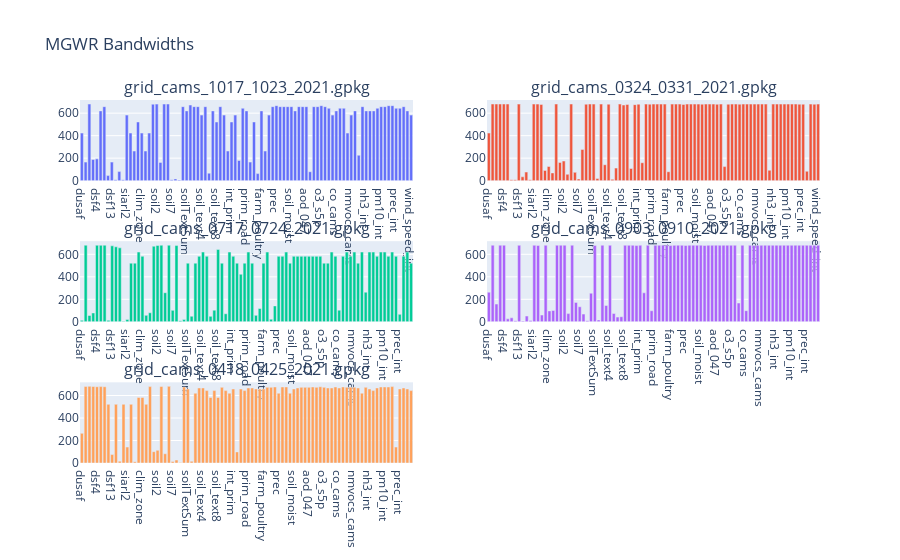
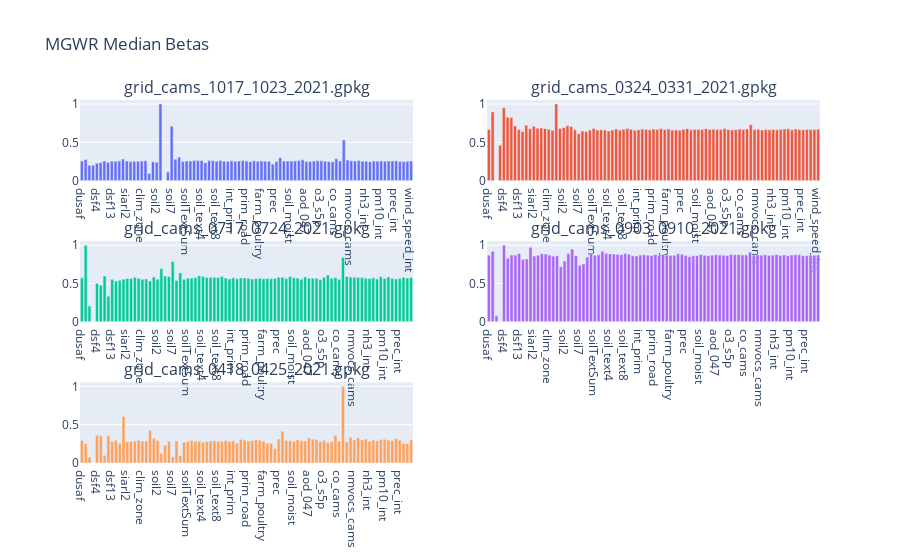
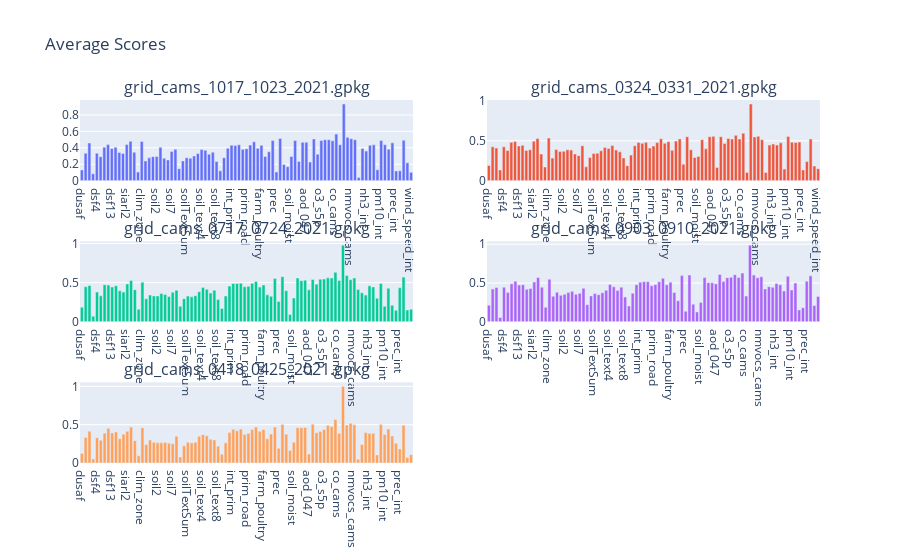

The cell these charts' notebook holds for them, in order:
### Markdown cell above
### MGWR bandwidth and Betas computation

### Code cell
from scipy.linalg import LinAlgWarning

warnings.filterwarnings(action='ignore', category=LinAlgWarning, module='mgwr')

bandwidths = []

for index in range(0,len(dataframes_results)):
    X = grid_data[index].loc[:, grid_data[index].columns != target_variable.value]
    coords = list(zip(X['lat_cen'], X['lng_cen']))
    X.pop('lat_cen')
    X.pop('lng_cen')
    Y = grid_data[index][target_variable.value]

    res = m.mgwr_beta(grid_data[index], target_variable.value, 1, geopackages[index])
    list(dataframes_results.values())[index]['MGWR Median Betas'] = m.NormalizeData(res['Betas Median'])
    bandwidths.append(res['Bandwidthds'])
    
    x = list(dataframes_results.values())[index].loc[:, list(dataframes_results.values())[index].columns != 'Features'].values #returns a numpy array
    min_max_scaler = preprocessing.MinMaxScaler()
    x_scaled = min_max_scaler.fit_transform(x)
    temp = pd.DataFrame(x_scaled)
    mean_results = temp.mean(axis=1)
    list(dataframes_results.values())[index]['Average Scores'] = mean_results

# MGWR Bandwidths bar plots
m.show_bars(list(dataframes_results.values())[0]['Features'], bandwidths, 'MGWR Bandwidths', geopackages)

res = []
for grid in geopackages:
        temp = (dataframes_results[grid])['MGWR Median Betas']
        temp = m.NormalizeData1D(temp)
        res.append(temp)

# MGWR Median(Betas) bar plots
m.show_bars(list(dataframes_results.values())[0]['Features'], res, 'MGWR Median Betas', geopackages)


res = []
for grid in geopackages:
        temp = (dataframes_results[grid])['Average Scores']
        res.append(temp)

# Average scores bar plots (including mgwr results)
m.show_bars(list(dataframes_results.values())[0]['Features'], res, 'Average Scores', geopackages)

### Figure 1 — Plotly figure (JSON) as saved in the notebook; plotly's stock layout.template omitted (floating-point values rounded to 4 significant figures)
{"data": [{"type": "bar", "x": ["dusaf", "dusafSum", "dsf2", "dsf3", "dsf4", "dsf5", "dsf11", "dsf12", "dsf13", "dsf14", "siarl", "siarlSum", "siarl2", "siarl9", "siarl12", "aq_zone", "clim_zone", "soil", "soilSum", "soil1", "soil2", "soil4", "soil5", "soil6", "soil7", "soil8", "soil9", "soil_text", "soilTextSum", "soil_text1", "soil_text2", "soil_text3", "soil_text4", "soil_text5", "soil_text6", "soil_text7", "soil_text8", "soil_text9", "soil_text10", "pop", "int_prim", "int_prim_sec", "int_sec", "highway", "prim_road", "sec_road", "farms", "farm_pigs", "farm_poultry", "farm_sheep", "ndvi", "temp_2m", "prec", "press", "n_wind", "e_wind", "soil_moist", "no2_s5p", "so2_s5p", "aod_055", "aod_047", "uvai", "co_s5p", "ch2o_s5p", "o3_s5p", "ch4_s5p", "nh3_cams", "no_cams", "co_cams", "dust_cams", "pm10_cams", "no2_cams", "nmvocs_cams", "so2_cams", "o3_cams", "co_int", "nh3_int", "no2_int", "nox_int", "o3_int", "pm10_int", "pm25_int", "so2_int", "air_hum_int", "prec_int", "rad_glob_int", "temp_int", "wind_dir_int", "wind_speed_int"], "xaxis": "x", "y": [423.0, 164.9, 681.0, 188.2, 193.7, 620.2, 657.8, 45.2, 164.9, 8.04, 80.76, 8.85, 582.5, 423.0, 263.5, 521.6, 423.0, 263.5, 423.0, 679.8, 680.3, 162.6, 681.0, 681.1, 8.54, 15.83, 6.86, 657.8, 620.2, 672.2, 657.8, 657.8, 582.5, 657.8, 66.37, 620.2, 521.6, 657.8, 582.5, 263.5, 521.6, 582.5, 179.3, 643.4, 620.2, 164.9, 521.6, 62.98, 620.2, 263.5, 582.5, 657.8, 666.7, 657.8, 657.8, 657.8, 657.8, 620.2, 657.8, 657.8, 657.8, 79.46, 657.8, 657.8, 666.7, 657.8, 643.4, 582.5, 620.2, 643.4, 643.4, 423.0, 582.5, 620.2, 225.9, 657.8, 620.2, 620.2, 620.2, 643.4, 657.8, 657.8, 666.7, 666.7, 643.4, 643.4, 657.8, 620.2, 582.5], "yaxis": "y"}, {"type": "bar", "x": ["dusaf", "dusafSum", "dsf2", "dsf3", "dsf4", "dsf5", "dsf11", "dsf12", "dsf13", "dsf14", "siarl", "siarlSum", "siarl2", "siarl9", "siarl12", "aq_zone", "clim_zone", "soil", "soilSum", "soil1", "soil2", "soil4", "soil5", "soil6", "soil7", "soil8", "soil9", "soil_text", "soilTextSum", "soil_text1", "soil_text2", "soil_text3", "soil_text4", "soil_text5", "soil_text6", "soil_text7", "soil_text8", "soil_text9", "soil_text10", "pop", "int_prim", "int_prim_sec", "int_sec", "highway", "prim_road", "sec_road", "farms", "farm_pigs", "farm_poultry", "farm_sheep", "ndvi", "temp_2m", "prec", "press", "n_wind", "e_wind", "soil_moist", "no2_s5p", "so2_s5p", "aod_055", "aod_047", "uvai", "co_s5p", "ch2o_s5p", "o3_s5p", "ch4_s5p", "nh3_cams", "no_cams", "co_cams", "dust_cams", "pm10_cams", "no2_cams", "nmvocs_cams", "so2_cams", "o3_cams", "co_int", "nh3_int", "no2_int", "nox_int", "o3_int", "pm10_int", "pm25_int", "so2_int", "air_hum_int", "prec_int", "rad_glob_int", "temp_int", "wind_dir_int", "wind_speed_int"], "xaxis": "x2", "y": [423.0, 681.1, 681.1, 681.1, 681.1, 681.1, 8.79, 9.11, 680.3, 34.29, 76.56, 7.45, 680.9, 680.3, 677.7, 91.44, 126, 68.97, 681.1, 161.9, 174.5, 56.5, 681.1, 74.08, 14.82, 277.9, 679.8, 680.9, 680.3, 18.9, 680.6, 141.7, 679.8, 11.73, 111.8, 680.8, 672.2, 677.7, 108.2, 675.6, 679.8, 159.5, 680.3, 679.8, 680.6, 680.3, 680.3, 680.3, 79.46, 680.3, 680.3, 680.3, 677.7, 680.6, 680.3, 680.8, 680.3, 679.8, 680.6, 680.6, 680.6, 679, 680.6, 125.2, 679.8, 680.3, 680.8, 679.8, 680.6, 680.3, 680.6, 680.3, 680.3, 680.6, 680.6, 92.24, 680.6, 680.6, 680.6, 680.6, 680.6, 680.3, 680.8, 679.8, 679.8, 83.16, 680.3, 679.8, 680.6], "yaxis": "y2"}, {"type": "bar", "x": ["dusaf", "dusafSum", "dsf2", "dsf3", "dsf4", "dsf5", "dsf11", "dsf12", "dsf13", "dsf14", "siarl", "siarlSum", "siarl2", "siarl9", "siarl12", "aq_zone", "clim_zone", "soil", "soilSum", "soil1", "soil2", "soil4", "soil5", "soil6", "soil7", "soil8", "soil9", "soil_text", "soilTextSum", "soil_text1", "soil_text2", "soil_text3", "soil_text4", "soil_text5", "soil_text6", "soil_text7", "soil_text8", "soil_text9", "soil_text10", "pop", "int_prim", "int_prim_sec", "int_sec", "highway", "prim_road", "sec_road", "farms", "farm_pigs", "farm_poultry", "farm_sheep", "ndvi", "temp_2m", "prec", "press", "n_wind", "e_wind", "soil_moist", "no2_s5p", "so2_s5p", "aod_055", "aod_047", "uvai", "co_s5p", "ch2o_s5p", "o3_s5p", "ch4_s5p", "nh3_cams", "no_cams", "co_cams", "dust_cams", "pm10_cams", "no2_cams", "nmvocs_cams", "so2_cams", "o3_cams", "co_int", "nh3_int", "no2_int", "nox_int", "o3_int", "pm10_int", "pm25_int", "so2_int", "air_hum_int", "prec_int", "rad_glob_int", "temp_int", "wind_dir_int", "wind_speed_int"], "xaxis": "x3", "y": [13.04, 681.0, 56.38, 78.96, 680.6, 680.3, 681.0, 13.12, 675.6, 666.7, 657.8, 5.97, 20.33, 521.6, 521.6, 620.2, 582.5, 57.49, 80.45, 672.2, 679, 681.0, 258.8, 681.1, 101.9, 677.7, 9.91, 19.83, 521.6, 49.89, 521.6, 582.5, 620.2, 582.5, 48.6, 104.0, 643.4, 521.6, 71.87, 620.2, 582.5, 521.6, 423.0, 521.6, 620.2, 521.6, 57.49, 118.4, 521.6, 620.2, 23.04, 141.7, 582.5, 582.5, 620.2, 521.6, 582.5, 582.5, 582.5, 582.5, 582.5, 582.5, 582.5, 582.5, 521.6, 521.6, 620.2, 582.5, 104.0, 582.5, 620.2, 582.5, 620.2, 521.6, 620.2, 263.5, 620.2, 620.2, 582.5, 620.2, 620.2, 582.5, 620.2, 582.5, 66.37, 582.5, 620.2, 521.6], "yaxis": "y3"}, {"type": "bar", "x": ["dusaf", "dusafSum", "dsf2", "dsf3", "dsf4", "dsf5", "dsf11", "dsf12", "dsf13", "dsf14", "siarl", "siarlSum", "siarl2", "siarl9", "siarl12", "aq_zone", "clim_zone", "soil", "soilSum", "soil1", "soil2", "soil4", "soil5", "soil6", "soil7", "soil8", "soil9", "soil_text", "soilTextSum", "soil_text1", "soil_text2", "soil_text3", "soil_text4", "soil_text5", "soil_text6", "soil_text7", "soil_text8", "soil_text9", "soil_text10", "pop", "int_prim", "int_prim_sec", "int_sec", "highway", "prim_road", "sec_road", "farms", "farm_pigs", "farm_poultry", "farm_sheep", "ndvi", "temp_2m", "prec", "press", "n_wind", "e_wind", "soil_moist", "no2_s5p", "so2_s5p", "aod_055", "aod_047", "uvai", "co_s5p", "ch2o_s5p", "o3_s5p", "ch4_s5p", "nh3_cams", "no_cams", "co_cams", "dust_cams", "pm10_cams", "no2_cams", "nmvocs_cams", "so2_cams", "o3_cams", "co_int", "nh3_int", "no2_int", "nox_int", "o3_int", "pm10_int", "pm25_int", "so2_int", "air_hum_int", "prec_int", "rad_glob_int", "temp_int", "wind_dir_int", "wind_speed_int"], "xaxis": "x4", "y": [263.5, 681.1, 158.0, 681.1, 681.1, 26.58, 35.7, 9.45, 680.3, 6.94, 51.38, 12.59, 680.6, 679, 60.46, 680.8, 97.24, 100.9, 680.9, 681.1, 681.1, 73.05, 681.1, 172.7, 134.0, 68.92, 9.46, 254.6, 679, 17.06, 681.0, 145.1, 680.8, 73.97, 42.3, 45.09, 680.6, 680.3, 680.8, 677.7, 680.6, 258.0, 680.3, 98.53, 680.6, 680.6, 680.3, 680.8, 677.7, 679.8, 680.9, 680.8, 679, 680.8, 681.0, 680.8, 681.0, 679, 680.3, 680.3, 680.9, 680.8, 680.6, 680.9, 680.8, 680.6, 167.1, 680.6, 99.34, 680.3, 679, 679.8, 680.3, 680.6, 680.8, 680.6, 681.0, 680.8, 680.6, 680.8, 680.3, 680.9, 680.9, 680.6, 680.8, 680.8, 680.8, 680.6], "yaxis": "y4"}, {"type": "bar", "x": ["dusaf", "dusafSum", "dsf2", "dsf3", "dsf4", "dsf5", "dsf11", "dsf12", "dsf13", "dsf14", "siarl", "siarlSum", "siarl2", "siarl9", "siarl12", "aq_zone", "clim_zone", "soil", "soilSum", "soil1", "soil2", "soil4", "soil5", "soil6", "soil7", "soil8", "soil9", "soil_text", "soilTextSum", "soil_text1", "soil_text2", "soil_text3", "soil_text4", "soil_text5", "soil_text6", "soil_text7", "soil_text8", "soil_text9", "soil_text10", "pop", "int_prim", "int_prim_sec", "int_sec", "highway", "prim_road", "sec_road", "farms", "farm_pigs", "farm_poultry", "farm_sheep", "ndvi", "temp_2m", "prec", "press", "n_wind", "e_wind", "soil_moist", "no2_s5p", "so2_s5p", "aod_055", "aod_047", "uvai", "co_s5p", "ch2o_s5p", "o3_s5p", "ch4_s5p", "nh3_cams", "no_cams", "co_cams", "dust_cams", "pm10_cams", "no2_cams", "nmvocs_cams", "so2_cams", "o3_cams", "co_int", "nh3_int", "no2_int", "nox_int", "o3_int", "pm10_int", "pm25_int", "so2_int", "air_hum_int", "prec_int", "rad_glob_int", "temp_int", "wind_dir_int", "wind_speed_int"], "xaxis": "x5", "y": [263.5, 681.0, 681.0, 679.8, 677.7, 679, 677.7, 521.6, 75.26, 521.6, 16.44, 521.6, 141.7, 521.6, 11.13, 582.5, 582.5, 521.6, 679, 100.6, 112.9, 680.3, 82.17, 681.1, 13.78, 26.43, 5.45, 675.6, 657.8, 15.21, 620.2, 666.7, 666.7, 643.4, 582.5, 643.4, 582.5, 672.2, 643.4, 620.2, 657.8, 98.53, 657.8, 643.4, 666.7, 666.7, 657.8, 657.8, 657.8, 672.2, 672.2, 675.6, 620.2, 675.6, 675.6, 620.2, 657.8, 666.7, 672.2, 672.2, 672.2, 675.6, 672.2, 677.7, 672.2, 666.7, 666.7, 675.6, 666.7, 675.6, 672.2, 672.2, 672.2, 666.7, 620.2, 672.2, 657.8, 643.4, 666.7, 675.6, 675.6, 675.6, 679, 141.7, 657.8, 666.7, 657.8, 643.4], "yaxis": "y5"}], "layout": {"annotations": [{"font": {"size": 16}, "showarrow": false, "text": "grid_cams_1017_1023_2021.gpkg", "x": 0.225, "xanchor": "center", "xref": "paper", "y": 1, "yanchor": "bottom", "yref": "paper"}, {"font": {"size": 16}, "showarrow": false, "text": "grid_cams_0324_0331_2021.gpkg", "x": 0.775, "xanchor": "center", "xref": "paper", "y": 1, "yanchor": "bottom", "yref": "paper"}, {"font": {"size": 16}, "showarrow": false, "text": "grid_cams_0717_0724_2021.gpkg", "x": 0.225, "xanchor": "center", "xref": "paper", "y": 0.6111, "yanchor": "bottom", "yref": "paper"}, {"font": {"size": 16}, "showarrow": false, "text": "grid_cams_0903_0910_2021.gpkg", "x": 0.775, "xanchor": "center", "xref": "paper", "y": 0.6111, "yanchor": "bottom", "yref": "paper"}, {"font": {"size": 16}, "showarrow": false, "text": "grid_cams_0418_0425_2021.gpkg", "x": 0.225, "xanchor": "center", "xref": "paper", "y": 0.2222, "yanchor": "bottom", "yref": "paper"}], "autosize": true, "showlegend": false, "title": {"text": "MGWR Bandwidths"}, "xaxis": {"anchor": "y", "autorange": true, "domain": [0, 0.45], "range": [-0.5, 88.5], "type": "category"}, "xaxis2": {"anchor": "y2", "autorange": true, "domain": [0.55, 1], "range": [-0.5, 88.5], "type": "category"}, "xaxis3": {"anchor": "y3", "autorange": true, "domain": [0, 0.45], "range": [-0.5, 87.5], "type": "category"}, "xaxis4": {"anchor": "y4", "autorange": true, "domain": [0.55, 1], "range": [-0.5, 87.5], "type": "category"}, "xaxis5": {"anchor": "y5", "autorange": true, "domain": [0, 0.45], "range": [-0.5, 87.5], "type": "category"}, "xaxis6": {"anchor": "y6", "domain": [0.55, 1]}, "yaxis": {"anchor": "x", "autorange": true, "domain": [0.7778, 1], "range": [0, 716.9], "type": "linear"}, "yaxis2": {"anchor": "x2", "autorange": true, "domain": [0.7778, 1], "range": [0, 716.9], "type": "linear"}, "yaxis3": {"anchor": "x3", "autorange": true, "domain": [0.3889, 0.6111], "range": [0, 716.9], "type": "linear"}, "yaxis4": {"anchor": "x4", "autorange": true, "domain": [0.3889, 0.6111], "range": [0, 716.9], "type": "linear"}, "yaxis5": {"anchor": "x5", "autorange": true, "domain": [0, 0.2222], "range": [0, 716.9], "type": "linear"}, "yaxis6": {"anchor": "x6", "domain": [0, 0.2222]}}}

### Figure 2 — Plotly figure (JSON) as saved in the notebook; plotly's stock layout.template omitted (floating-point values rounded to 4 significant figures)
{"data": [{"type": "bar", "x": ["dusaf", "dusafSum", "dsf2", "dsf3", "dsf4", "dsf5", "dsf11", "dsf12", "dsf13", "dsf14", "siarl", "siarlSum", "siarl2", "siarl9", "siarl12", "aq_zone", "clim_zone", "soil", "soilSum", "soil1", "soil2", "soil4", "soil5", "soil6", "soil7", "soil8", "soil9", "soil_text", "soilTextSum", "soil_text1", "soil_text2", "soil_text3", "soil_text4", "soil_text5", "soil_text6", "soil_text7", "soil_text8", "soil_text9", "soil_text10", "pop", "int_prim", "int_prim_sec", "int_sec", "highway", "prim_road", "sec_road", "farms", "farm_pigs", "farm_poultry", "farm_sheep", "ndvi", "temp_2m", "prec", "press", "n_wind", "e_wind", "soil_moist", "no2_s5p", "so2_s5p", "aod_055", "aod_047", "uvai", "co_s5p", "ch2o_s5p", "o3_s5p", "ch4_s5p", "nh3_cams", "no_cams", "co_cams", "dust_cams", "pm10_cams", "no2_cams", "nmvocs_cams", "so2_cams", "o3_cams", "co_int", "nh3_int", "no2_int", "nox_int", "o3_int", "pm10_int", "pm25_int", "so2_int", "air_hum_int", "prec_int", "rad_glob_int", "temp_int", "wind_dir_int", "wind_speed_int"], "xaxis": "x", "y": [0.2554, 0.2757, 0.201, 0.2017, 0.2282, 0.2359, 0.2582, 0.239, 0.2542, 0.2548, 0.257, 0.2817, 0.256, 0.2489, 0.2533, 0.2545, 0.256, 0.2588, 0.09436, 0.2474, 0.2387, 1, 0, 0.1132, 0.7095, 0.2806, 0.3077, 0.2507, 0.2567, 0.2577, 0.2637, 0.2617, 0.2646, 0.2348, 0.2621, 0.2618, 0.2544, 0.2627, 0.2545, 0.2507, 0.2601, 0.2538, 0.2578, 0.2617, 0.2559, 0.246, 0.2593, 0.2536, 0.2566, 0.2539, 0.2534, 0.2168, 0.2504, 0.2974, 0.2558, 0.2557, 0.2553, 0.2571, 0.2623, 0.2714, 0.2485, 0.2509, 0.2557, 0.2587, 0.2588, 0.2538, 0.2502, 0.2461, 0.2859, 0.2564, 0.5308, 0.2684, 0.2599, 0.2575, 0.2643, 0.2522, 0.254, 0.2455, 0.2573, 0.2544, 0.2573, 0.2543, 0.2569, 0.2573, 0.259, 0.2495, 0.2485, 0.252, 0.2565], "yaxis": "y"}, {"type": "bar", "x": ["dusaf", "dusafSum", "dsf2", "dsf3", "dsf4", "dsf5", "dsf11", "dsf12", "dsf13", "dsf14", "siarl", "siarlSum", "siarl2", "siarl9", "siarl12", "aq_zone", "clim_zone", "soil", "soilSum", "soil1", "soil2", "soil4", "soil5", "soil6", "soil7", "soil8", "soil9", "soil_text", "soilTextSum", "soil_text1", "soil_text2", "soil_text3", "soil_text4", "soil_text5", "soil_text6", "soil_text7", "soil_text8", "soil_text9", "soil_text10", "pop", "int_prim", "int_prim_sec", "int_sec", "highway", "prim_road", "sec_road", "farms", "farm_pigs", "farm_poultry", "farm_sheep", "ndvi", "temp_2m", "prec", "press", "n_wind", "e_wind", "soil_moist", "no2_s5p", "so2_s5p", "aod_055", "aod_047", "uvai", "co_s5p", "ch2o_s5p", "o3_s5p", "ch4_s5p", "nh3_cams", "no_cams", "co_cams", "dust_cams", "pm10_cams", "no2_cams", "nmvocs_cams", "so2_cams", "o3_cams", "co_int", "nh3_int", "no2_int", "nox_int", "o3_int", "pm10_int", "pm25_int", "so2_int", "air_hum_int", "prec_int", "rad_glob_int", "temp_int", "wind_dir_int", "wind_speed_int"], "xaxis": "x2", "y": [0.6682, 0.8976, 0, 0.4629, 0.9525, 0.827, 0.8254, 0.7143, 0.6674, 0.6404, 0.7229, 0.6779, 0.7117, 0.684, 0.6876, 0.6809, 0.672, 0.6546, 1, 0.6798, 0.693, 0.7169, 0.708, 0.664, 0.6135, 0.6472, 0.6432, 0.6605, 0.6806, 0.6623, 0.6643, 0.6607, 0.648, 0.6605, 0.6739, 0.6617, 0.6713, 0.6799, 0.67, 0.6564, 0.6648, 0.6746, 0.668, 0.6633, 0.6737, 0.6685, 0.6816, 0.6661, 0.6747, 0.6604, 0.6616, 0.6587, 0.6707, 0.6786, 0.6637, 0.6692, 0.668, 0.6679, 0.679, 0.6668, 0.672, 0.6682, 0.6669, 0.6797, 0.6668, 0.6604, 0.6658, 0.673, 0.6672, 0.6742, 0.7287, 0.6683, 0.6695, 0.6627, 0.6682, 0.6633, 0.6686, 0.6632, 0.6705, 0.6734, 0.6768, 0.6646, 0.674, 0.6663, 0.6639, 0.6672, 0.6672, 0.6668, 0.6716], "yaxis": "y2"}, {"type": "bar", "x": ["dusaf", "dusafSum", "dsf2", "dsf3", "dsf4", "dsf5", "dsf11", "dsf12", "dsf13", "dsf14", "siarl", "siarlSum", "siarl2", "siarl9", "siarl12", "aq_zone", "clim_zone", "soil", "soilSum", "soil1", "soil2", "soil4", "soil5", "soil6", "soil7", "soil8", "soil9", "soil_text", "soilTextSum", "soil_text1", "soil_text2", "soil_text3", "soil_text4", "soil_text5", "soil_text6", "soil_text7", "soil_text8", "soil_text9", "soil_text10", "pop", "int_prim", "int_prim_sec", "int_sec", "highway", "prim_road", "sec_road", "farms", "farm_pigs", "farm_poultry", "farm_sheep", "ndvi", "temp_2m", "prec", "press", "n_wind", "e_wind", "soil_moist", "no2_s5p", "so2_s5p", "aod_055", "aod_047", "uvai", "co_s5p", "ch2o_s5p", "o3_s5p", "ch4_s5p", "nh3_cams", "no_cams", "co_cams", "dust_cams", "pm10_cams", "no2_cams", "nmvocs_cams", "so2_cams", "o3_cams", "co_int", "nh3_int", "no2_int", "nox_int", "o3_int", "pm10_int", "pm25_int", "so2_int", "air_hum_int", "prec_int", "rad_glob_int", "temp_int", "wind_dir_int", "wind_speed_int"], "xaxis": "x3", "y": [0.5739, 1, 0.2059, 0, 0.5029, 0.4761, 0.5982, 0.3341, 0.5542, 0.5315, 0.5423, 0.5568, 0.5648, 0.5668, 0.5803, 0.5672, 0.5561, 0.5602, 0.5339, 0.5859, 0.556, 0.6951, 0.5973, 0.5903, 0.7866, 0.5409, 0.6385, 0.5549, 0.5692, 0.5709, 0.5766, 0.6007, 0.5927, 0.5778, 0.5789, 0.5832, 0.5784, 0.591, 0.5712, 0.5603, 0.5742, 0.5617, 0.573, 0.5717, 0.5694, 0.5588, 0.5661, 0.5695, 0.562, 0.5665, 0.5622, 0.5662, 0.5804, 0.583, 0.5645, 0.5909, 0.5764, 0.5715, 0.5571, 0.5856, 0.5672, 0.5674, 0.5684, 0.5491, 0.5804, 0.6098, 0.5686, 0.5796, 0.5568, 0.8383, 0.5916, 0.5839, 0.5808, 0.578, 0.578, 0.5692, 0.5649, 0.5749, 0.5581, 0.5892, 0.5653, 0.5846, 0.5644, 0.5596, 0.5672, 0.5815, 0.5705, 0.5778], "yaxis": "y3"}, {"type": "bar", "x": ["dusaf", "dusafSum", "dsf2", "dsf3", "dsf4", "dsf5", "dsf11", "dsf12", "dsf13", "dsf14", "siarl", "siarlSum", "siarl2", "siarl9", "siarl12", "aq_zone", "clim_zone", "soil", "soilSum", "soil1", "soil2", "soil4", "soil5", "soil6", "soil7", "soil8", "soil9", "soil_text", "soilTextSum", "soil_text1", "soil_text2", "soil_text3", "soil_text4", "soil_text5", "soil_text6", "soil_text7", "soil_text8", "soil_text9", "soil_text10", "pop", "int_prim", "int_prim_sec", "int_sec", "highway", "prim_road", "sec_road", "farms", "farm_pigs", "farm_poultry", "farm_sheep", "ndvi", "temp_2m", "prec", "press", "n_wind", "e_wind", "soil_moist", "no2_s5p", "so2_s5p", "aod_055", "aod_047", "uvai", "co_s5p", "ch2o_s5p", "o3_s5p", "ch4_s5p", "nh3_cams", "no_cams", "co_cams", "dust_cams", "pm10_cams", "no2_cams", "nmvocs_cams", "so2_cams", "o3_cams", "co_int", "nh3_int", "no2_int", "nox_int", "o3_int", "pm10_int", "pm25_int", "so2_int", "air_hum_int", "prec_int", "rad_glob_int", "temp_int", "wind_dir_int", "wind_speed_int"], "xaxis": "x4", "y": [0.8701, 0.9201, 0.0781, 0, 1, 0.8292, 0.8723, 0.8708, 0.8932, 0.8122, 0.8207, 0.973, 0.8582, 0.8691, 0.8889, 0.8855, 0.8715, 0.8573, 0.8615, 0.7204, 0.7935, 0.8913, 0.9511, 0.8638, 0.7379, 0.7532, 0.8457, 0.8953, 0.8675, 0.8749, 0.9225, 0.8937, 0.8862, 0.8848, 0.8825, 0.8766, 0.893, 0.883, 0.8614, 0.8591, 0.8713, 0.8747, 0.8696, 0.865, 0.8762, 0.8687, 0.8797, 0.8717, 0.8666, 0.868, 0.8881, 0.8806, 0.8666, 0.8503, 0.8623, 0.862, 0.8802, 0.8699, 0.8614, 0.8684, 0.8753, 0.8713, 0.8687, 0.8651, 0.8771, 0.8751, 0.8763, 0.8725, 0.8733, 0.907, 0.8703, 0.8763, 0.8688, 0.8765, 0.8641, 0.8697, 0.8784, 0.8668, 0.8715, 0.8635, 0.8734, 0.8752, 0.8743, 0.8623, 0.863, 0.8688, 0.8696, 0.873], "yaxis": "y4"}, {"type": "bar", "x": ["dusaf", "dusafSum", "dsf2", "dsf3", "dsf4", "dsf5", "dsf11", "dsf12", "dsf13", "dsf14", "siarl", "siarlSum", "siarl2", "siarl9", "siarl12", "aq_zone", "clim_zone", "soil", "soilSum", "soil1", "soil2", "soil4", "soil5", "soil6", "soil7", "soil8", "soil9", "soil_text", "soilTextSum", "soil_text1", "soil_text2", "soil_text3", "soil_text4", "soil_text5", "soil_text6", "soil_text7", "soil_text8", "soil_text9", "soil_text10", "pop", "int_prim", "int_prim_sec", "int_sec", "highway", "prim_road", "sec_road", "farms", "farm_pigs", "farm_poultry", "farm_sheep", "ndvi", "temp_2m", "prec", "press", "n_wind", "e_wind", "soil_moist", "no2_s5p", "so2_s5p", "aod_055", "aod_047", "uvai", "co_s5p", "ch2o_s5p", "o3_s5p", "ch4_s5p", "nh3_cams", "no_cams", "co_cams", "dust_cams", "pm10_cams", "no2_cams", "nmvocs_cams", "so2_cams", "o3_cams", "co_int", "nh3_int", "no2_int", "nox_int", "o3_int", "pm10_int", "pm25_int", "so2_int", "air_hum_int", "prec_int", "rad_glob_int", "temp_int", "wind_dir_int", "wind_speed_int"], "xaxis": "x5", "y": [0.2927, 0.2531, 0.07569, 0, 0.3607, 0.3541, 0.1003, 0.3564, 0.283, 0.2955, 0.2565, 0.6064, 0.2782, 0.2841, 0.2854, 0.2965, 0.2865, 0.2881, 0.4248, 0.3236, 0.2939, 0.1262, 0.2323, 0.285, 0.08185, 0.2886, 0.09784, 0.2713, 0.2811, 0.292, 0.2842, 0.2858, 0.2715, 0.2819, 0.2868, 0.2892, 0.2853, 0.281, 0.2944, 0.2843, 0.2894, 0.2608, 0.3084, 0.2997, 0.2858, 0.2918, 0.3071, 0.2972, 0.2835, 0.2576, 0.2573, 0.1906, 0.3142, 0.4152, 0.2935, 0.2912, 0.284, 0.3036, 0.29, 0.286, 0.3268, 0.3124, 0.3063, 0.2814, 0.2934, 0.2684, 0.2786, 0.3605, 0.2881, 1, 0.2799, 0.3352, 0.3009, 0.3301, 0.3003, 0.3119, 0.2845, 0.2998, 0.2907, 0.3063, 0.3106, 0.2997, 0.2894, 0.3185, 0.2974, 0.2572, 0.2546, 0.2988], "yaxis": "y5"}], "layout": {"annotations": [{"font": {"size": 16}, "showarrow": false, "text": "grid_cams_1017_1023_2021.gpkg", "x": 0.225, "xanchor": "center", "xref": "paper", "y": 1, "yanchor": "bottom", "yref": "paper"}, {"font": {"size": 16}, "showarrow": false, "text": "grid_cams_0324_0331_2021.gpkg", "x": 0.775, "xanchor": "center", "xref": "paper", "y": 1, "yanchor": "bottom", "yref": "paper"}, {"font": {"size": 16}, "showarrow": false, "text": "grid_cams_0717_0724_2021.gpkg", "x": 0.225, "xanchor": "center", "xref": "paper", "y": 0.6111, "yanchor": "bottom", "yref": "paper"}, {"font": {"size": 16}, "showarrow": false, "text": "grid_cams_0903_0910_2021.gpkg", "x": 0.775, "xanchor": "center", "xref": "paper", "y": 0.6111, "yanchor": "bottom", "yref": "paper"}, {"font": {"size": 16}, "showarrow": false, "text": "grid_cams_0418_0425_2021.gpkg", "x": 0.225, "xanchor": "center", "xref": "paper", "y": 0.2222, "yanchor": "bottom", "yref": "paper"}], "autosize": true, "showlegend": false, "title": {"text": "MGWR Median Betas"}, "xaxis": {"anchor": "y", "autorange": true, "domain": [0, 0.45], "range": [-0.5, 88.5], "showspikes": false, "type": "category"}, "xaxis2": {"anchor": "y2", "autorange": true, "domain": [0.55, 1], "range": [-0.5, 88.5], "showspikes": false, "type": "category"}, "xaxis3": {"anchor": "y3", "autorange": true, "domain": [0, 0.45], "range": [-0.5, 87.5], "showspikes": false, "type": "category"}, "xaxis4": {"anchor": "y4", "autorange": true, "domain": [0.55, 1], "range": [-0.5, 87.5], "showspikes": false, "type": "category"}, "xaxis5": {"anchor": "y5", "autorange": true, "domain": [0, 0.45], "range": [-0.5, 87.5], "showspikes": false, "type": "category"}, "xaxis6": {"anchor": "y6", "domain": [0.55, 1]}, "yaxis": {"anchor": "x", "autorange": true, "domain": [0.7778, 1], "range": [0, 1.053], "showspikes": false, "type": "linear"}, "yaxis2": {"anchor": "x2", "autorange": true, "domain": [0.7778, 1], "range": [0, 1.053], "showspikes": false, "type": "linear"}, "yaxis3": {"anchor": "x3", "autorange": true, "domain": [0.3889, 0.6111], "range": [0, 1.053], "showspikes": false, "type": "linear"}, "yaxis4": {"anchor": "x4", "autorange": true, "domain": [0.3889, 0.6111], "range": [0, 1.053], "showspikes": false, "type": "linear"}, "yaxis5": {"anchor": "x5", "autorange": true, "domain": [0, 0.2222], "range": [0, 1.053], "showspikes": false, "type": "linear"}, "yaxis6": {"anchor": "x6", "domain": [0, 0.2222]}}}

### Figure 3 — Plotly figure (JSON) as saved in the notebook; plotly's stock layout.template omitted (floating-point values rounded to 4 significant figures)
{"data": [{"type": "bar", "x": ["dusaf", "dusafSum", "dsf2", "dsf3", "dsf4", "dsf5", "dsf11", "dsf12", "dsf13", "dsf14", "siarl", "siarlSum", "siarl2", "siarl9", "siarl12", "aq_zone", "clim_zone", "soil", "soilSum", "soil1", "soil2", "soil4", "soil5", "soil6", "soil7", "soil8", "soil9", "soil_text", "soilTextSum", "soil_text1", "soil_text2", "soil_text3", "soil_text4", "soil_text5", "soil_text6", "soil_text7", "soil_text8", "soil_text9", "soil_text10", "pop", "int_prim", "int_prim_sec", "int_sec", "highway", "prim_road", "sec_road", "farms", "farm_pigs", "farm_poultry", "farm_sheep", "ndvi", "temp_2m", "prec", "press", "n_wind", "e_wind", "soil_moist", "no2_s5p", "so2_s5p", "aod_055", "aod_047", "uvai", "co_s5p", "ch2o_s5p", "o3_s5p", "ch4_s5p", "nh3_cams", "no_cams", "co_cams", "dust_cams", "pm10_cams", "no2_cams", "nmvocs_cams", "so2_cams", "o3_cams", "co_int", "nh3_int", "no2_int", "nox_int", "o3_int", "pm10_int", "pm25_int", "so2_int", "air_hum_int", "prec_int", "rad_glob_int", "temp_int", "wind_dir_int", "wind_speed_int"], "xaxis": "x", "y": [0.1302, 0.3344, 0.4588, 0.08371, 0.3349, 0.291, 0.4082, 0.4394, 0.3902, 0.4063, 0.3433, 0.3313, 0.4398, 0.4794, 0.3463, 0.1053, 0.4774, 0.2409, 0.2777, 0.2924, 0.2936, 0.406, 0.2728, 0.2522, 0.3543, 0.3814, 0.1452, 0.2407, 0.2801, 0.2728, 0.3008, 0.3307, 0.3787, 0.3691, 0.3222, 0.347, 0.2331, 0.1197, 0.2793, 0.3947, 0.4327, 0.427, 0.4358, 0.3819, 0.3884, 0.433, 0.473, 0.3933, 0.4298, 0.2957, 0.3513, 0.4886, 0.1056, 0.5134, 0.1964, 0.1705, 0.2949, 0.4879, 0.2342, 0.4667, 0.4676, 0.2266, 0.5086, 0.3229, 0.4895, 0.4985, 0.4975, 0.486, 0.5669, 0.4374, 0.933, 0.5272, 0.511, 0.4982, 0.039, 0.393, 0.3603, 0.4304, 0.4361, 0.1329, 0.4893, 0.4375, 0.3839, 0.4608, 0.1181, 0.1196, 0.4916, 0.2175, 0.1015], "yaxis": "y"}, {"type": "bar", "x": ["dusaf", "dusafSum", "dsf2", "dsf3", "dsf4", "dsf5", "dsf11", "dsf12", "dsf13", "dsf14", "siarl", "siarlSum", "siarl2", "siarl9", "siarl12", "aq_zone", "clim_zone", "soil", "soilSum", "soil1", "soil2", "soil4", "soil5", "soil6", "soil7", "soil8", "soil9", "soil_text", "soilTextSum", "soil_text1", "soil_text2", "soil_text3", "soil_text4", "soil_text5", "soil_text6", "soil_text7", "soil_text8", "soil_text9", "soil_text10", "pop", "int_prim", "int_prim_sec", "int_sec", "highway", "prim_road", "sec_road", "farms", "farm_pigs", "farm_poultry", "farm_sheep", "ndvi", "temp_2m", "prec", "press", "n_wind", "e_wind", "soil_moist", "no2_s5p", "so2_s5p", "aod_055", "aod_047", "uvai", "co_s5p", "ch2o_s5p", "o3_s5p", "ch4_s5p", "nh3_cams", "no_cams", "co_cams", "dust_cams", "pm10_cams", "no2_cams", "nmvocs_cams", "so2_cams", "o3_cams", "co_int", "nh3_int", "no2_int", "nox_int", "o3_int", "pm10_int", "pm25_int", "so2_int", "air_hum_int", "prec_int", "rad_glob_int", "temp_int", "wind_dir_int", "wind_speed_int"], "xaxis": "x2", "y": [0.1911, 0.4239, 0.409, 0.134, 0.424, 0.3793, 0.481, 0.4898, 0.4352, 0.4432, 0.3792, 0.3871, 0.4955, 0.5284, 0.3342, 0.1714, 0.5351, 0.2828, 0.3911, 0.3672, 0.3692, 0.3867, 0.3838, 0.3355, 0.3137, 0.4378, 0.1736, 0.29, 0.3419, 0.3447, 0.3742, 0.4176, 0.405, 0.4399, 0.3847, 0.3625, 0.2858, 0.1885, 0.3204, 0.4385, 0.4794, 0.4693, 0.4807, 0.4092, 0.4349, 0.4773, 0.5247, 0.4683, 0.4897, 0.3804, 0.4969, 0.5241, 0.2063, 0.5506, 0.3869, 0.2916, 0.3037, 0.5147, 0.3999, 0.5513, 0.5556, 0.1649, 0.5507, 0.4667, 0.5289, 0.5226, 0.5687, 0.5233, 0.5963, 0.1032, 0.9612, 0.5485, 0.5566, 0.5139, 0.1023, 0.4473, 0.46, 0.447, 0.4743, 0.1453, 0.5534, 0.4825, 0.48, 0.4835, 0.1345, 0.2396, 0.5239, 0.1824, 0.1504], "yaxis": "y2"}, {"type": "bar", "x": ["dusaf", "dusafSum", "dsf2", "dsf3", "dsf4", "dsf5", "dsf11", "dsf12", "dsf13", "dsf14", "siarl", "siarlSum", "siarl2", "siarl9", "siarl12", "aq_zone", "clim_zone", "soil", "soilSum", "soil1", "soil2", "soil4", "soil5", "soil6", "soil7", "soil8", "soil9", "soil_text", "soilTextSum", "soil_text1", "soil_text2", "soil_text3", "soil_text4", "soil_text5", "soil_text6", "soil_text7", "soil_text8", "soil_text9", "soil_text10", "pop", "int_prim", "int_prim_sec", "int_sec", "highway", "prim_road", "sec_road", "farms", "farm_pigs", "farm_poultry", "farm_sheep", "ndvi", "temp_2m", "prec", "press", "n_wind", "e_wind", "soil_moist", "no2_s5p", "so2_s5p", "aod_055", "aod_047", "uvai", "co_s5p", "ch2o_s5p", "o3_s5p", "ch4_s5p", "nh3_cams", "no_cams", "co_cams", "dust_cams", "pm10_cams", "no2_cams", "nmvocs_cams", "so2_cams", "o3_cams", "co_int", "nh3_int", "no2_int", "nox_int", "o3_int", "pm10_int", "pm25_int", "so2_int", "air_hum_int", "prec_int", "rad_glob_int", "temp_int", "wind_dir_int", "wind_speed_int"], "xaxis": "x3", "y": [0.1869, 0.4479, 0.4628, 0.07137, 0.3788, 0.3314, 0.4725, 0.4681, 0.4444, 0.4608, 0.3966, 0.38, 0.4833, 0.5265, 0.4096, 0.161, 0.5051, 0.2931, 0.3418, 0.3307, 0.33, 0.3616, 0.3492, 0.3218, 0.3773, 0.4032, 0.1972, 0.2956, 0.3285, 0.3183, 0.3329, 0.3841, 0.4389, 0.4149, 0.3666, 0.4026, 0.2859, 0.1697, 0.3294, 0.4563, 0.4891, 0.4884, 0.4921, 0.4459, 0.4531, 0.4911, 0.5139, 0.4428, 0.471, 0.3448, 0.3258, 0.5523, 0.2607, 0.5756, 0.3975, 0.09234, 0.3041, 0.5578, 0.5247, 0.5316, 0.4082, 0.5404, 0.4805, 0.5431, 0.5448, 0.5618, 0.559, 0.6313, 0.5258, 0.9769, 0.5922, 0.5376, 0.5592, 0.4134, 0.3702, 0.3417, 0.4585, 0.4445, 0.3002, 0.4873, 0.1996, 0.4272, 0.2109, 0.1477, 0.4339, 0.5701, 0.1504, 0.1611], "yaxis": "y3"}, {"type": "bar", "x": ["dusaf", "dusafSum", "dsf2", "dsf3", "dsf4", "dsf5", "dsf11", "dsf12", "dsf13", "dsf14", "siarl", "siarlSum", "siarl2", "siarl9", "siarl12", "aq_zone", "clim_zone", "soil", "soilSum", "soil1", "soil2", "soil4", "soil5", "soil6", "soil7", "soil8", "soil9", "soil_text", "soilTextSum", "soil_text1", "soil_text2", "soil_text3", "soil_text4", "soil_text5", "soil_text6", "soil_text7", "soil_text8", "soil_text9", "soil_text10", "pop", "int_prim", "int_prim_sec", "int_sec", "highway", "prim_road", "sec_road", "farms", "farm_pigs", "farm_poultry", "farm_sheep", "ndvi", "temp_2m", "prec", "press", "n_wind", "e_wind", "soil_moist", "no2_s5p", "so2_s5p", "aod_055", "aod_047", "uvai", "co_s5p", "ch2o_s5p", "o3_s5p", "ch4_s5p", "nh3_cams", "no_cams", "co_cams", "dust_cams", "pm10_cams", "no2_cams", "nmvocs_cams", "so2_cams", "o3_cams", "co_int", "nh3_int", "no2_int", "nox_int", "o3_int", "pm10_int", "pm25_int", "so2_int", "air_hum_int", "prec_int", "rad_glob_int", "temp_int", "wind_dir_int", "wind_speed_int"], "xaxis": "x4", "y": [0.2149, 0.4221, 0.4424, 0.05564, 0.4458, 0.3764, 0.4893, 0.5228, 0.4754, 0.4775, 0.42, 0.428, 0.5117, 0.5702, 0.4459, 0.1886, 0.5495, 0.329, 0.3816, 0.3425, 0.3553, 0.3766, 0.3926, 0.3551, 0.3672, 0.4327, 0.221, 0.3335, 0.3659, 0.3493, 0.3751, 0.4052, 0.4801, 0.4506, 0.4024, 0.4459, 0.3208, 0.2027, 0.3682, 0.4778, 0.5107, 0.5169, 0.5169, 0.4648, 0.4802, 0.516, 0.5605, 0.4778, 0.5106, 0.3787, 0.2717, 0.596, 0.1372, 0.6022, 0.2271, 0.1272, 0.2504, 0.5698, 0.5048, 0.5024, 0.49, 0.609, 0.5182, 0.5687, 0.574, 0.6077, 0.5718, 0.6274, 0.3313, 0.9867, 0.6023, 0.5675, 0.581, 0.4238, 0.4526, 0.4443, 0.4921, 0.4775, 0.3977, 0.5875, 0.4104, 0.499, 0.1529, 0.1818, 0.5236, 0.5927, 0.2096, 0.3254], "yaxis": "y4"}, {"type": "bar", "x": ["dusaf", "dusafSum", "dsf2", "dsf3", "dsf4", "dsf5", "dsf11", "dsf12", "dsf13", "dsf14", "siarl", "siarlSum", "siarl2", "siarl9", "siarl12", "aq_zone", "clim_zone", "soil", "soilSum", "soil1", "soil2", "soil4", "soil5", "soil6", "soil7", "soil8", "soil9", "soil_text", "soilTextSum", "soil_text1", "soil_text2", "soil_text3", "soil_text4", "soil_text5", "soil_text6", "soil_text7", "soil_text8", "soil_text9", "soil_text10", "pop", "int_prim", "int_prim_sec", "int_sec", "highway", "prim_road", "sec_road", "farms", "farm_pigs", "farm_poultry", "farm_sheep", "ndvi", "temp_2m", "prec", "press", "n_wind", "e_wind", "soil_moist", "no2_s5p", "so2_s5p", "aod_055", "aod_047", "uvai", "co_s5p", "ch2o_s5p", "o3_s5p", "ch4_s5p", "nh3_cams", "no_cams", "co_cams", "dust_cams", "pm10_cams", "no2_cams", "nmvocs_cams", "so2_cams", "o3_cams", "co_int", "nh3_int", "no2_int", "nox_int", "o3_int", "pm10_int", "pm25_int", "so2_int", "air_hum_int", "prec_int", "rad_glob_int", "temp_int", "wind_dir_int", "wind_speed_int"], "xaxis": "x5", "y": [0.1252, 0.3331, 0.4154, 0.05098, 0.3296, 0.2978, 0.3882, 0.4518, 0.3929, 0.4058, 0.3169, 0.3759, 0.4148, 0.4686, 0.2913, 0.09388, 0.4612, 0.2424, 0.2999, 0.2696, 0.2642, 0.263, 0.2678, 0.257, 0.2512, 0.349, 0.07763, 0.2259, 0.2694, 0.2625, 0.2698, 0.3493, 0.3702, 0.3543, 0.3103, 0.3016, 0.2187, 0.1127, 0.2629, 0.3966, 0.4411, 0.4212, 0.4424, 0.3716, 0.3865, 0.4362, 0.4694, 0.4129, 0.4369, 0.3156, 0.3775, 0.4684, 0.1926, 0.503, 0.3745, 0.1629, 0.2696, 0.4586, 0.4613, 0.4632, 0.1172, 0.504, 0.3937, 0.4121, 0.4364, 0.4911, 0.4758, 0.5672, 0.387, 1, 0.4949, 0.5173, 0.4981, 0.04776, 0.2423, 0.3986, 0.3864, 0.3873, 0.1056, 0.5007, 0.3718, 0.4428, 0.3529, 0.2581, 0.1842, 0.4927, 0.07155, 0.109], "yaxis": "y5"}], "layout": {"annotations": [{"font": {"size": 16}, "showarrow": false, "text": "grid_cams_1017_1023_2021.gpkg", "x": 0.225, "xanchor": "center", "xref": "paper", "y": 1, "yanchor": "bottom", "yref": "paper"}, {"font": {"size": 16}, "showarrow": false, "text": "grid_cams_0324_0331_2021.gpkg", "x": 0.775, "xanchor": "center", "xref": "paper", "y": 1, "yanchor": "bottom", "yref": "paper"}, {"font": {"size": 16}, "showarrow": false, "text": "grid_cams_0717_0724_2021.gpkg", "x": 0.225, "xanchor": "center", "xref": "paper", "y": 0.6111, "yanchor": "bottom", "yref": "paper"}, {"font": {"size": 16}, "showarrow": false, "text": "grid_cams_0903_0910_2021.gpkg", "x": 0.775, "xanchor": "center", "xref": "paper", "y": 0.6111, "yanchor": "bottom", "yref": "paper"}, {"font": {"size": 16}, "showarrow": false, "text": "grid_cams_0418_0425_2021.gpkg", "x": 0.225, "xanchor": "center", "xref": "paper", "y": 0.2222, "yanchor": "bottom", "yref": "paper"}], "autosize": true, "showlegend": false, "title": {"text": "Average Scores"}, "xaxis": {"anchor": "y", "autorange": true, "domain": [0, 0.45], "range": [-0.5, 88.5], "type": "category"}, "xaxis2": {"anchor": "y2", "autorange": true, "domain": [0.55, 1], "range": [-0.5, 88.5], "type": "category"}, "xaxis3": {"anchor": "y3", "autorange": true, "domain": [0, 0.45], "range": [-0.5, 87.5], "type": "category"}, "xaxis4": {"anchor": "y4", "autorange": true, "domain": [0.55, 1], "range": [-0.5, 87.5], "type": "category"}, "xaxis5": {"anchor": "y5", "autorange": true, "domain": [0, 0.45], "range": [-0.5, 87.5], "type": "category"}, "xaxis6": {"anchor": "y6", "domain": [0.55, 1]}, "yaxis": {"anchor": "x", "autorange": true, "domain": [0.7778, 1], "range": [0, 0.9821], "type": "linear"}, "yaxis2": {"anchor": "x2", "autorange": true, "domain": [0.7778, 1], "range": [0, 1.012], "type": "linear"}, "yaxis3": {"anchor": "x3", "autorange": true, "domain": [0.3889, 0.6111], "range": [0, 1.028], "type": "linear"}, "yaxis4": {"anchor": "x4", "autorange": true, "domain": [0.3889, 0.6111], "range": [0, 1.039], "type": "linear"}, "yaxis5": {"anchor": "x5", "autorange": true, "domain": [0, 0.2222], "range": [0, 1.053], "type": "linear"}, "yaxis6": {"anchor": "x6", "domain": [0, 0.2222]}}}
